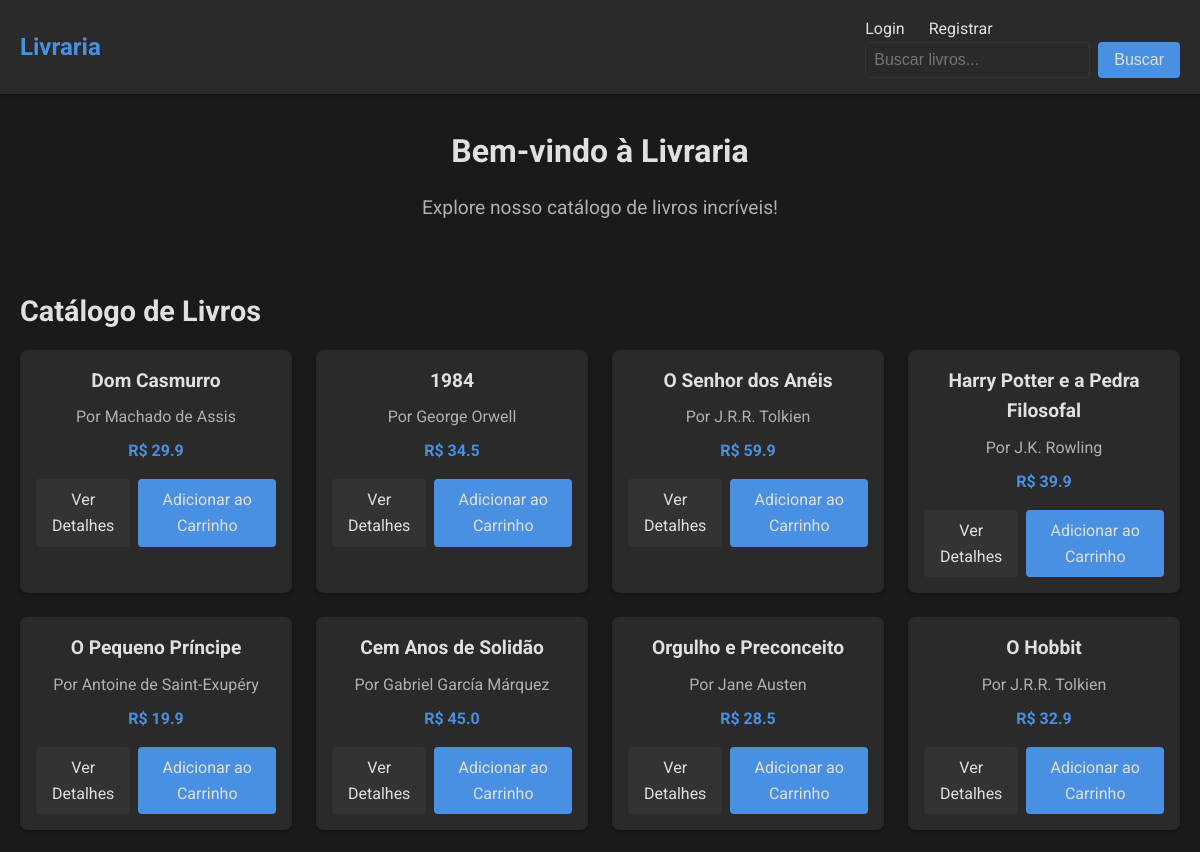
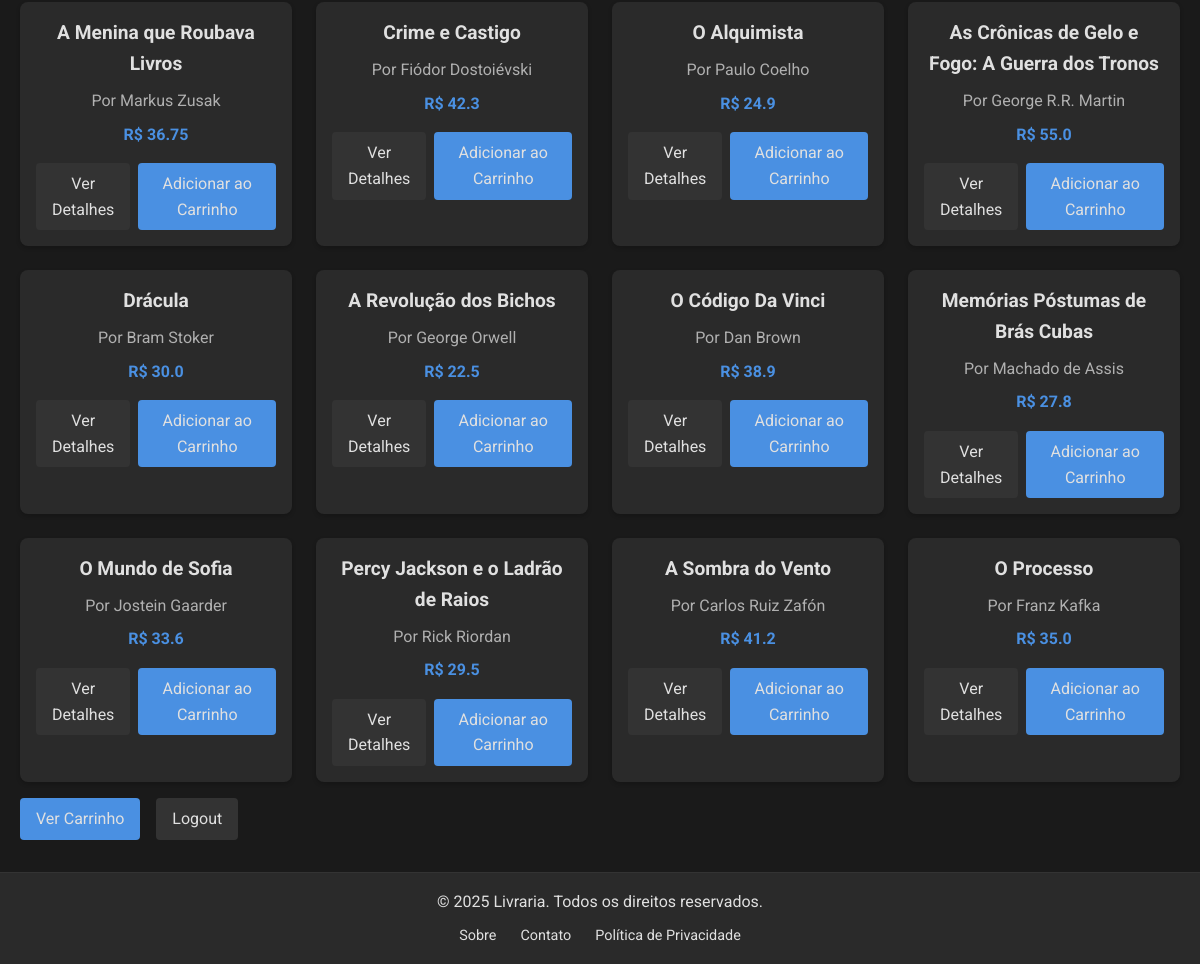
The page / on the database its author committed (2 pictures, top to bottom).
### models.py (models this page shows)
class Livro(db.Model):
    __tablename__ = 'livros'
    id = db.Column(db.Integer, primary_key=True)
    titulo = db.Column(db.String(200), nullable=False)
    autor = db.Column(db.String(100), nullable=False)
    preco = db.Column(db.Float, nullable=False)
    descricao = db.Column(db.Text, nullable=True)
    sinopse = db.Column(db.Text, nullable=True)
    autor_info = db.Column(db.Text, nullable=True)

### run.py (the view)
@app.route('/')
def index():
    livros = Livro.query.all()
    interesses = session.get('interesses', [])
    livros_interesse = [Livro.query.get(id) for id in interesses[-3:] if Livro.query.get(id)]  # Últimos 3
    return render_template('index.html', user=current_user, livros=livros, livros_interesse=livros_interesse)

### templates/index.html (shortened to what this page needs)
<!DOCTYPE html>
<html lang="pt-BR">
<head>
    <link rel="stylesheet" href="{{ url_for('static', filename='styles.css') }}">
</head>
<body>
    <header class="header">
        <div class="container">
            <h1 class="logo">Livraria</h1>
            <nav class="nav">
                <ul>
                    {% if current_user.is_authenticated %}
                        <li><a href="{{ url_for('dashboard') }}">Painel</a></li>
                        <li><a href="{{ url_for('carrinho.carrinho') }}">Carrinho</a></li>
                        <li><a href="{{ url_for('logout') }}">Logout</a></li>
                    {% else %}
                        <li><a href="{{ url_for('login') }}">Login</a></li>
                        <li><a href="{{ url_for('register') }}">Registrar</a></li>
                    {% endif %}
                </ul>
                <form class="search-form" action="{{ url_for('busca') }}" method="POST">
                    <input type="text" name="termo" placeholder="Buscar livros..." aria-label="Buscar livros">
                    <button type="submit" class="btn btn-primary">Buscar</button>
                </form>
            </nav>
        </div>
    </header>
    <main class="container">
        <section class="hero">
            <h2>Bem-vindo à Livraria</h2>
            <p>Explore nosso catálogo de livros incríveis!</p>
        </section>
        <section class="book-grid">
            <h2>Catálogo de Livros</h2>
            {% if livros %}
                <div class="books">
                    {% for livro in livros %}
                        <article class="book-card">
                            <h3>{{ livro.titulo }}</h3>
                            <p>Por {{ livro.autor }}</p>
                            <p class="price">R$ {{ livro.preco }}</p>
                            <div class="book-actions">
                                <a href="{{ url_for('detalhes_livro', id=livro.id) }}" class="btn btn-secondary">Ver Detalhes</a>
                                <a href="{{ url_for('carrinho.adicionar_carrinho', id=livro.id) }}" class="btn btn-primary">Adicionar ao Carrinho</a>
                            </div>
                        </article>
                    {% endfor %}
                </div>
            {% else %}
                <p>Nenhum livro disponível no momento.</p>
            {% endif %}
            <div class="dashboard-actions">
                <a href="{{ url_for('carrinho.carrinho') }}" class="btn btn-primary">Ver Carrinho</a>
                <a href="{{ url_for('logout') }}" class="btn btn-secondary">Logout</a>
            </div>
        </section>
    </main>
    <footer class="footer">
        <div class="container">
            <p>&copy; 2025 Livraria. Todos os direitos reservados.</p>
            <ul>
                <li><a href="#">Sobre</a></li>
                <li><a href="#">Contato</a></li>
                <li><a href="#">Política de Privacidade</a></li>
            </ul>
        </div>
    </footer>
</body>
</html>

### static/styles.css (style rules this page uses)
* { margin: 0; padding: 0; box-sizing: border-box; }
body { font-family: 'Roboto', sans-serif; background-color: #1a1a1a; color: #e0e0e0; line-height: 1.6; }
.container { max-width: 1200px; margin: 0 auto; padding: 0 20px; }
.header { background-color: #2a2a2a; padding: 1rem 0; position: sticky; top: 0; z-index: 1000; box-shadow: 0 2px 4px rgba(0, 0, 0, 0.2); }
.header .container { display: flex; justify-content: space-between; align-items: center; }
.logo { font-size: 1.5rem; font-weight: 700; color: #4a90e2; }
.nav ul { list-style: none; display: flex; gap: 1.5rem; align-items: center; }
.nav a { color: #e0e0e0; text-decoration: none; font-size: 1rem; transition: color 0.3s; }
.search-form { display: flex; gap: 0.5rem; }
.search-form input { padding: 0.5rem; border: 1px solid #333333; border-radius: 4px; background-color: #2a2a2a; color: #e0e0e0; font-size: 1rem; }
.btn { display: inline-block; padding: 0.5rem 1rem; border: none; border-radius: 4px; text-decoration: none; font-size: 1rem; cursor: pointer; transition: background-color 0.3s; }
.btn-primary { background-color: #4a90e2; color: #e0e0e0; }
.btn-secondary { background-color: #333333; color: #e0e0e0; }
.hero { text-align: center; padding: 2rem 0; }
.hero h2 { font-size: 2rem; margin-bottom: 1rem; }
.hero p { font-size: 1.2rem; color: #b0b0b0; }
.book-grid { padding: 2rem 0; }
.book-grid h2 { font-size: 1.8rem; margin-bottom: 1rem; }
.books { display: grid; grid-template-columns: repeat(auto-fit, minmax(250px, 1fr)); gap: 1.5rem; }
.book-card { background-color: #2a2a2a; padding: 1rem; border-radius: 8px; box-shadow: 0 2px 4px rgba(0, 0, 0, 0.2); text-align: center; }
.book-card h3 { font-size: 1.2rem; margin-bottom: 0.5rem; }
.book-card p { font-size: 1rem; color: #b0b0b0; margin-bottom: 0.5rem; }
.book-card .price { font-weight: 700; color: #4a90e2; }
.book-actions { display: flex; gap: 0.5rem; justify-content: center; margin-top: 1rem; }
.dashboard-actions { display: flex; gap: 1rem; margin-top: 1rem; }
.footer { background-color: #2a2a2a; padding: 1rem 0; text-align: center; border-top: 1px solid #333333; }
.footer ul { list-style: none; display: flex; justify-content: center; gap: 1.5rem; margin-top: 0.5rem; }
.footer a { color: #e0e0e0; text-decoration: none; font-size: 0.9rem; }

### rows shown on the page
Livro: titulo "Dom Casmurro", autor "Machado de Assis", preco "29.9"
Livro: titulo "1984", autor "George Orwell", preco "34.5"
Livro: titulo "O Senhor dos Anéis", autor "J.R.R. Tolkien", preco "59.9"
Livro: titulo "Harry Potter e a Pedra Filosofal", autor "J.K. Rowling", preco "39.9"
Livro: titulo "O Pequeno Príncipe", autor "Antoine de Saint-Exupéry", preco "19.9"
Livro: titulo "Cem Anos de Solidão", autor "Gabriel García Márquez", preco "45.0"
Livro: titulo "Orgulho e Preconceito", autor "Jane Austen", preco "28.5"
Livro: titulo "O Hobbit", autor "J.R.R. Tolkien", preco "32.9"
Livro: titulo "A Menina que Roubava Livros", autor "Markus Zusak", preco "36.75"
Livro: titulo "Crime e Castigo", autor "Fiódor Dostoiévski", preco "42.3"
Livro: titulo "O Alquimista", autor "Paulo Coelho", preco "24.9"
Livro: titulo "As Crônicas de Gelo e Fogo: A Guerra dos Tronos", autor "George R.R. Martin", preco "55.0"
Livro: titulo "Drácula", autor "Bram Stoker", preco "30.0"
Livro: titulo "A Revolução dos Bichos", autor "George Orwell", preco "22.5"
Livro: titulo "O Código Da Vinci", autor "Dan Brown", preco "38.9"
Livro: titulo "Memórias Póstumas de Brás Cubas", autor "Machado de Assis", preco "27.8"
Livro: titulo "O Mundo de Sofia", autor "Jostein Gaarder", preco "33.6"
Livro: titulo "Percy Jackson e o Ladrão de Raios", autor "Rick Riordan", preco "29.5"
Livro: titulo "A Sombra do Vento", autor "Carlos Ruiz Zafón", preco "41.2"
Livro: titulo "O Processo", autor "Franz Kafka", preco "35.0"
